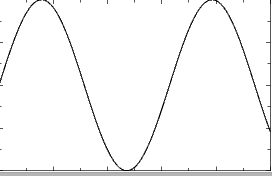

The Python source for this figure:
#******************************************************************#
# File Name      :      sine.py                                    #
# Date           :      07/11/2007                                 #
# Author         : Maxin B. John <maxinbjohn at gmail.com>         #
# Project Name   : PyX sample programs                             #
# Version        :1.0                                              #
# Discription    :This will plot the sine function                 #
# History        : 07.11.2007 - Created this file.                 #
#******************************************************************#

from pyx import *

g = graph.graphxy(width=8)
g.plot(graph.data.function("y(x)=sin(x)", min=0, max=10))
g.writePSfile("sine")
